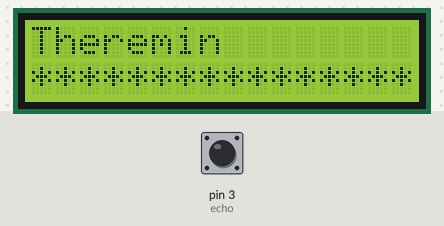
Recording of a sketch running on a simulated Arduino Uno, built with avr-gcc and run on an emulated ATmega328P. On the bench: 16×2 character LCD. The test bench sets the inputs (shaded band); at power-on: pin 3 (echo) LOW.

Above: at 2.2 s.
At 3.7 s:
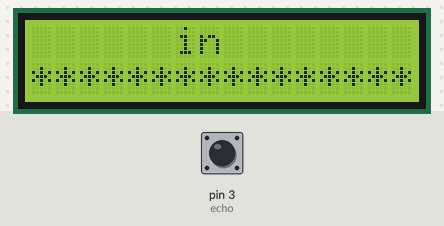
3.8 s: pin 3 (echo) pulsed HIGH 2 times (0.12 s each, 0.3 s apart)
At 5.0 s:
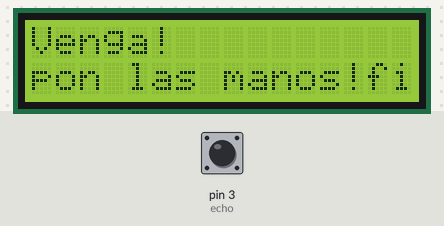
At 6.8 s:
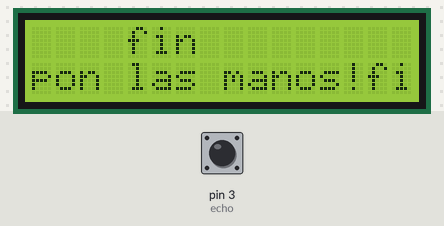
Timing chart, 0 to 8.3 s (numbered marks = the images above; inputs shaded):
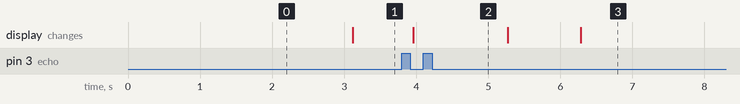

Measured:
- after the input at 3.8 s, the display: changes after 0.16 s (image 2)

The sketch:

ultrasonido_LCD_theremin.ino
```cpp
int trigger = 2;
int echo = 3;

int buzz = 5;
int Hz = 0;

#include  <Wire.h>
#include  <LiquidCrystal_I2C.h>

// Constructor de la librería de LCD 16x2
// Aqui se configuran los pines asignados a la pantalla del PCF8574
LiquidCrystal_I2C lcd(0x27, 2, 1, 0, 4, 5, 6, 7, 3, POSITIVE);

void setup() {
  // put your setup code here, to run once:
  Serial.begin(9600);
  pinMode(trigger, OUTPUT);
  pinMode(echo, INPUT);

  pinMode(buzz, OUTPUT);
  digitalWrite(trigger, LOW);

   // Indicar a la libreria que tenemos conectada una pantalla de 16x2
  lcd.begin(16, 2);
  // Mover el cursor a la primera posición de la pantalla (0, 0)
  lcd.home ();
  // Imprimir "Hola Mundo" en la primera linea
  lcd.print("Theremin");
  // Mover el cursor a la segunda linea (1) primera columna
  lcd.setCursor ( 0, 1 );
  // Imprimir otra cadena en esta posicion
  lcd.print("****************");
  // Esperar un segundo
  delay(1000);
}

void loop() {
  // put your main code here, to run repeatedly:
long t;
long d = 500;

digitalWrite(trigger, LOW);
delayMicroseconds(2);
digitalWrite(trigger, HIGH);
delayMicroseconds(10);

t = pulseIn(echo, HIGH);
d = t * 0.034 / 2;

Hz = map(d, 5, 70, 261.63, 1046.50);


if(d <= 70 && d > 5){

  tone(buzz, Hz);
  lcd.home ();
  // Imprimir "Hola Mundo" en la primera linea
  lcd.print("Nota:      ");
  // Mover el cursor a la segunda linea (1) primera columna
  lcd.setCursor ( 0, 1 );
  // Imprimir otra cadena en esta posicion
  lcd.print(Hz);
  lcd.print("Hz         ");
}
if(d > 70 ){
  noTone(buzz);
  lcd.clear();
  lcd.home ();
  // Imprimir "Hola Mundo" en la primera linea
  lcd.print("Venga!");
  // Mover el cursor a la segunda linea (1) primera columna
  lcd.setCursor ( 0, 1 );
  // Imprimir otra cadena en esta posicion
  lcd.print("pon las manos!");
}
//Serial.println(Hz);

//Serial.println(d);

if(d < 2 && d != 0){
  melod();
 }else{
 noTone(buzz); //finaliza la melodía
 }
  lcd.print("fin            ");


}
```

melodia.ino
```cpp
int DO=523.25, //definimos las frecuencias de las notas
        DoS=554.37,
        RE=587.33,
        RES=622.25,
        MI=659.26,
        FA=698.46,
        FAS=739.99,
        SOL=783.99,
        SOLS=830.61,
        LA=880,
        LAS=932.33,
        SI=987.77,
        DO2=1046.5,
        RE2=1174.66,
        FAS2=1479.98,
        PAU=30000;

//        int melodia[] = {SI, RE2, SI, RE2, PAU, SI, LA, SI, SI, SI, PAU, RE2, SI, SI, PAU, RE2, PAU, RE2, RE2, PAU, SI, RE2, SI, RE2, PAU,
//SI, LA, SI, SI, SI, PAU, RE2, SI, SI, PAU, RE2, PAU, RE2, RE2, PAU, RE2, PAU, SI, RE2, PAU, SI, RE2, PAU, SI, RE2,
//PAU, SI, PAU, RE2, SI, LA, SI, PAU, RE2,PAU, SI, RE2, PAU, SI, RE2, PAU, SI, RE2, PAU, SI, PAU, RE2, SI, LA, SI,
//PAU, FAS2, PAU, RE2, FAS2, PAU, RE2, FAS2, PAU, RE2 ,FAS2, PAU, RE2, FAS2, PAU, RE2, LA, SOLS, SI, PAU, FAS2, PAU,
//RE2, FAS2, PAU, RE2, FAS2, PAU, RE2, FAS2, PAU, RE2, FAS2, PAU, RE2, LA, SI, SI
//};

        int melodia[] = {SI, SI, DO2, RE2, RE2, DO2, SI, LA, SOL,  SOL, LA, SI, SI, LA, LA, SI, SI, DO2, RE2, RE2,DO2 , SI, LA, SOL,
SOL, LA, SI, LA, SOL, SOL
};
int d=1000,r=750, e=500, m=250, c=125; //definimos los tiempos de doble, entera, media y cuarta
//int duracionNota[] = {m, m, m, m, e, c, m, m, c, m, e, m, m, m, e, m, m, m, m, d, m, m, m, m, e, c, m, m, c, m, e, m, m, m, e, m, m, m, m, d,
//m, m, m, m, m, m, m, m, m, m, m, m, c, m, m, m, m, m, m, m, m, m, m, m, m, m, m, m, m, m, m, m, m, m, m, m,
//m, m, m, m, m, m, m, m, m, m, m, m, c, m, m, m, m, m, m, m, m, m, m, m, m, m, m, m, m, m, m, m, m, m, m, m,
//};

int duracionNota[] = {e,e,e,e,e,e,e,e,e,e,e,e,r, m, d,e,e,e,e,e,e,e,e,e,e,e,e,r, m, d};

int melod() {
    for (int notaActual = 0; notaActual < 30; notaActual++) {  //va a repetir las 112 notas
tone(buzz, melodia[notaActual]); //da el tono a la frecuencia de la nota en ese momento
delay(duracionNota[notaActual]);//se mantiene con la nota el tiempo definido para esa nota
noTone(buzz); //finaliza la melodía
}
    //return resultado;
}
```
